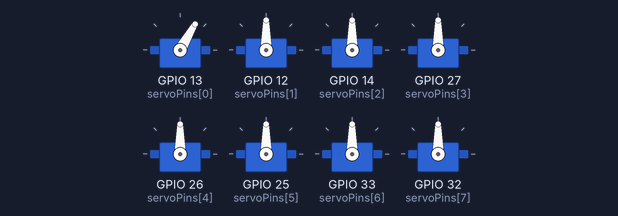
Bench run of a sketch on a simulated ESP32. Parts: 8 × servo.

Above: at 0.55 s.
At 0.9 s:
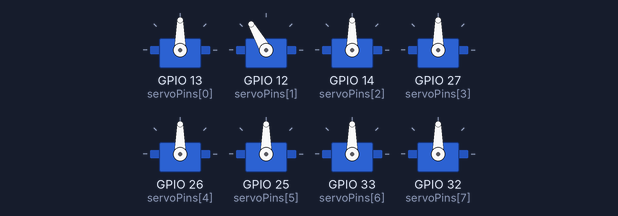
At 1.1 s:
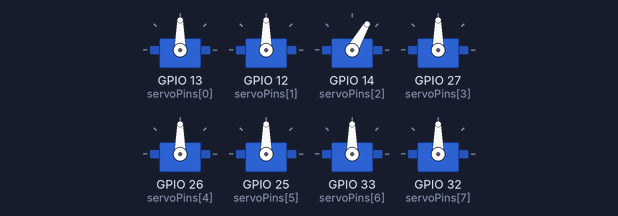
At 1.7 s:
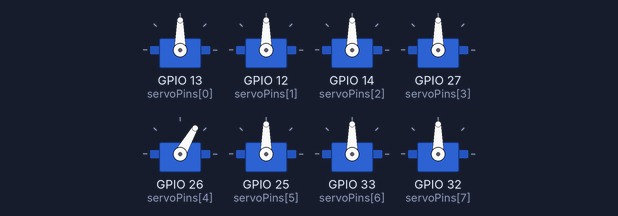
At 2.3 s:
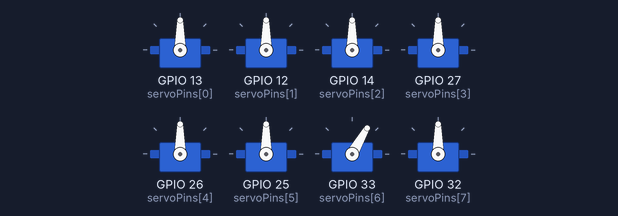
At 2.9 s:
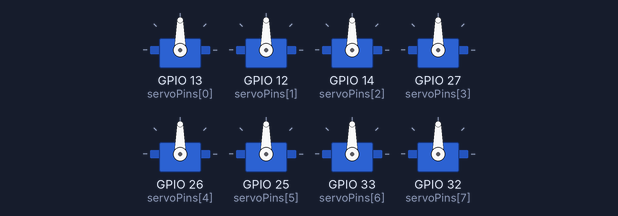
Timing chart, 0 to 6.0 s (numbered marks = the images above):
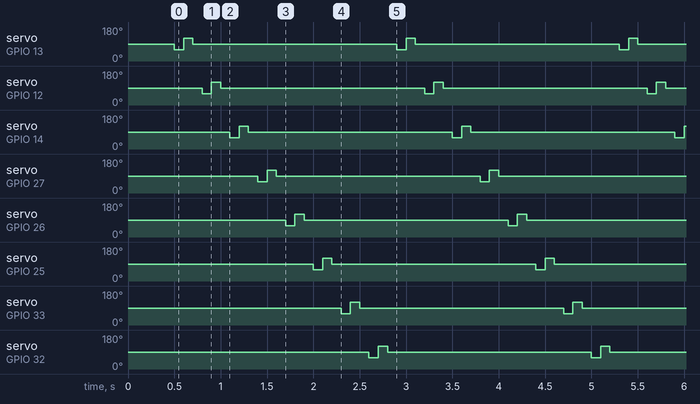

Measured:
- by itself, servo on GPIO 13 (servoPins[0]), servo on GPIO 12 (servoPins[1]), servo on GPIO 14 (servoPins[2]), servo on GPIO 27 (servoPins[3]), servo on GPIO 26 (servoPins[4]), servo on GPIO 25 (servoPins[5]), servo on GPIO 33 (servoPins[6]), servo on GPIO 32 (servoPins[7]): repeats every 2.4 s: 120° 0.10 s, 90° 2.2 s, 60° 0.10 s

The sketch:

Robodogcode_-_Copy.ino
```cpp
#include <ESP32Servo.h>

#define NUM_SERVOS 8

const uint8_t servoPins[NUM_SERVOS] =
{
  13, 12,
  14, 27,
  26, 25,
  33, 32
};

Servo servo[NUM_SERVOS];

void setup()
{
  for(int i=0;i<NUM_SERVOS;i++)
  {
    servo[i].setPeriodHertz(50);
    servo[i].attach(servoPins[i],500,2500);
    servo[i].write(90);
  }

  delay(500);
}

void loop()
{
  for(int i=0;i<NUM_SERVOS;i++)
  {
    servo[i].write(60);
    delay(100);

    servo[i].write(120);
    delay(100);

    servo[i].write(90);
    delay(100);
  }
}
```
